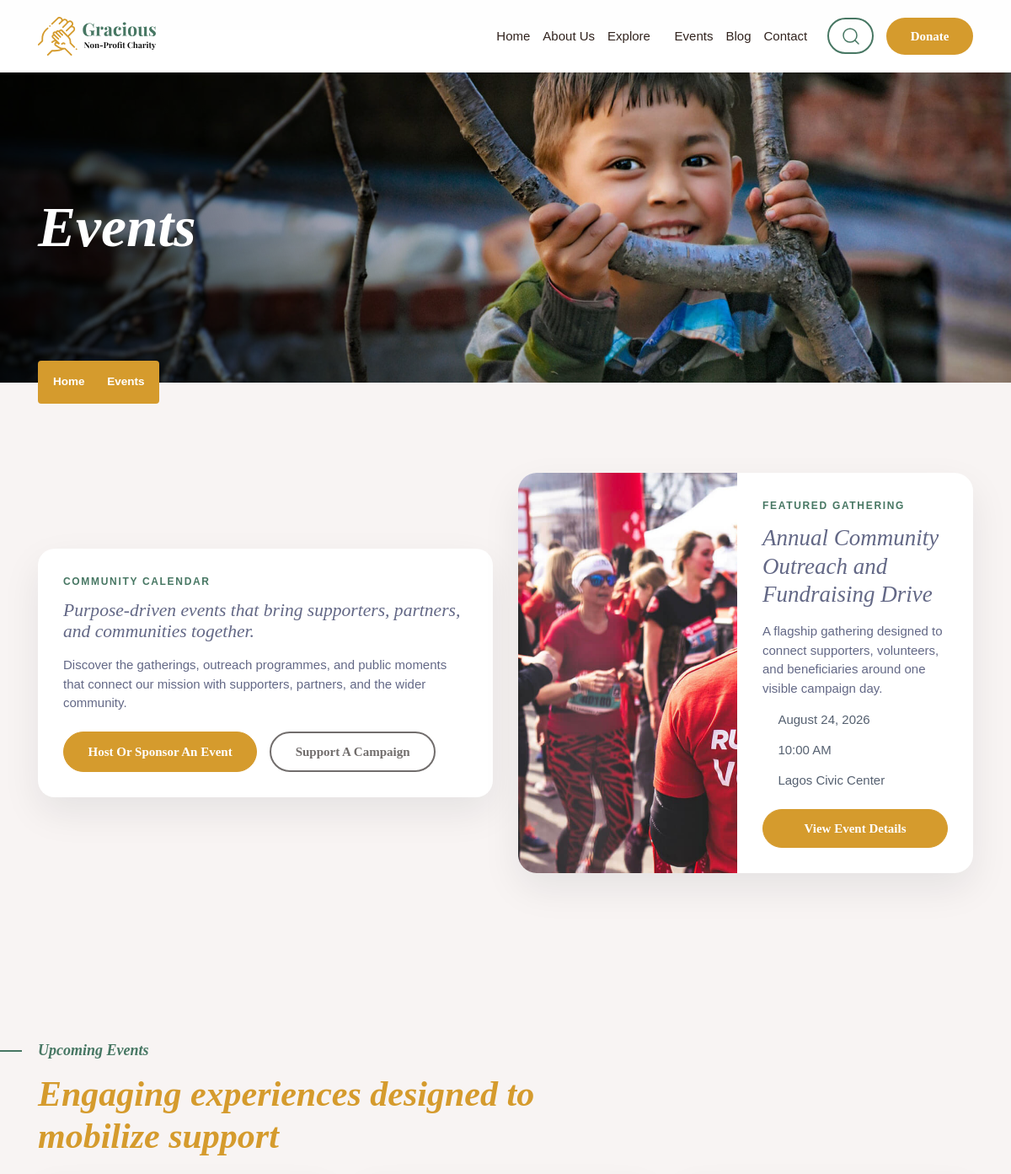
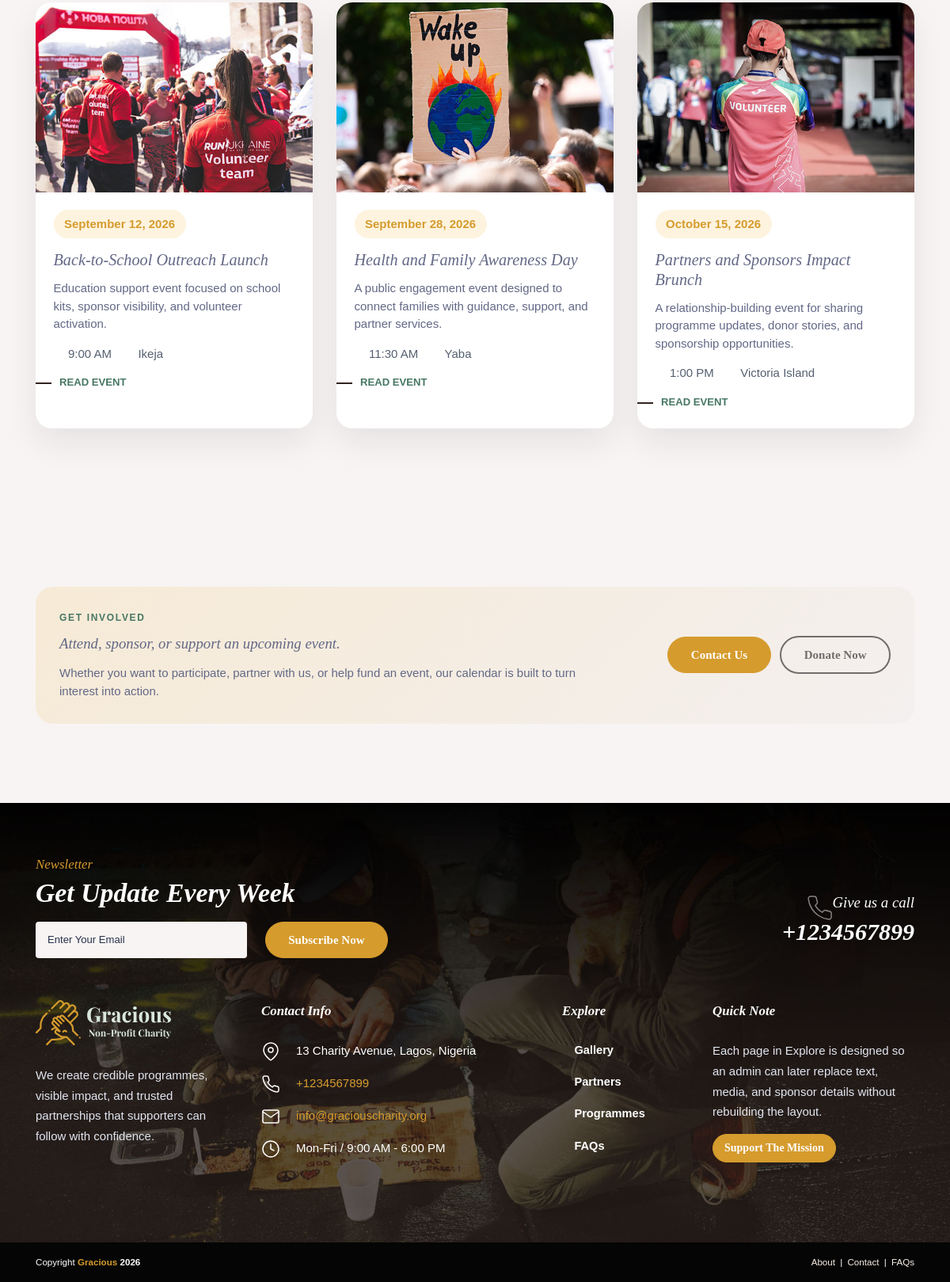
Screenshot of /events.php with the database file from the repository (2 pictures, top to bottom).
### tables this page shows
CREATE TABLE events (
    id BIGINT UNSIGNED AUTO_INCREMENT PRIMARY KEY,
    created_by BIGINT UNSIGNED NULL,
    title VARCHAR(190) NOT NULL,
    slug VARCHAR(190) NOT NULL UNIQUE,
    summary TEXT NULL,
    content LONGTEXT NOT NULL,
    featured_image VARCHAR(255) NULL,
    venue VARCHAR(190) NULL,
    city VARCHAR(120) NULL,
    event_start DATETIME NOT NULL,
    event_end DATETIME NULL,
    registration_url VARCHAR(255) NULL,
    status ENUM('draft', 'published', 'cancelled', 'completed') DEFAULT 'draft',
    is_featured TINYINT(1) DEFAULT 0,
    meta_title VARCHAR(190) NULL,
    meta_description VARCHAR(255) NULL,
    created_at TIMESTAMP DEFAULT CURRENT_TIMESTAMP,
    updated_at TIMESTAMP DEFAULT CURRENT_TIMESTAMP ON UPDATE CURRENT_TIMESTAMP,
    CONSTRAINT fk_events_created_by FOREIGN KEY (created_by) REFERENCES admins(id)
);

### src/App/Database.php (called while the page is built, shortened)
<?php
class Database
{
    private static ?PDO $connection = null;
    public static function config(): array
    {
        return [
            "driver"   => Env::get("DB_DRIVER", "mysql"),
            "host"     => Env::get("DB_HOST", "127.0.0.1"),
            "port"     => Env::get("DB_PORT", "3306"),
            "database" => Env::get("DB_DATABASE", "donation_page"),
            "username" => Env::get("DB_USERNAME", "root"),
            "password" => Env::get("DB_PASSWORD", ""),
            "charset"  => Env::get("DB_CHARSET", "utf8mb4"),
        ];
    }
    public static function dsn(?array $config = null): string
    {
        $config ??= self::config();
        return sprintf(
            "%s:host=%s;port=%s;dbname=%s;charset=%s",
            $config["driver"],
            $config["host"],
            $config["port"],
            $config["database"],
            $config["charset"]
        );
    }
    public static function connection(): ?PDO
    {
        if (self::$connection !== null) return self::$connection;
        try {
            $config = self::config();
            self::$connection = new PDO(
                self::dsn($config),
                $config["username"],
                $config["password"],
                [
                    PDO::ATTR_ERRMODE            => PDO::ERRMODE_EXCEPTION,
                    PDO::ATTR_DEFAULT_FETCH_MODE => PDO::FETCH_ASSOC,
                    PDO::ATTR_EMULATE_PREPARES   => false,
                ]
            );
        } catch (PDOException) {
            self::$connection = null;
        }
        return self::$connection;
    }
    public static function fetchAll(string $sql, array $params = []): array
    {
        $db = self::connection();
        try {
            $stmt = $db->prepare($sql);
            $stmt->execute($params);
            return $stmt->fetchAll() ?: [];
        } catch (PDOException) {
            return [];
        }
    }
    public static function fetchOne(string $sql, array $params = []): ?array
    {
        $db = self::connection();
        try {
            $stmt = $db->prepare($sql);
            $stmt->execute($params);
            $row = $stmt->fetch();
            return $row !== false ? $row : null;
        } catch (PDOException) {
            return null;
        }
    }
}

### src/App/Content.php (called while the page is built, shortened)
<?php
class Content
{
    public static function publishedEvents(int $limit = 10, bool $excludeFeatured = false): array
    {
        $where = "WHERE e.status = 'published'";
        if ($excludeFeatured) $where .= " AND e.is_featured = 0";
        return Database::fetchAll(
            "SELECT e.*, COALESCE(a.full_name, 'Events Desk') AS organizer
             FROM events e
             LEFT JOIN admins a ON a.id = e.created_by
             {$where}
             ORDER BY e.event_start ASC
             LIMIT " . self::sanitizeLimit($limit)
        ) ?: [];
    }
    public static function featuredEvent(): ?array
    {
        return Database::fetchOne(
            "SELECT e.*, COALESCE(a.full_name, 'Events Desk') AS organizer
             FROM events e
             LEFT JOIN admins a ON a.id = e.created_by
             WHERE e.status = 'published' AND e.is_featured = 1
             ORDER BY e.event_start ASC
             LIMIT 1"
        );
    }
    public static function formatEventDate(string $value): string
    {
        $ts = strtotime($value);
        return date("F j, Y", $ts);
    }
    public static function formatEventTime(string $value): string
    {
        $ts = strtotime($value);
        return date("g:i A", $ts);
    }
    private static function sanitizeLimit(int $limit): int
    {
        return max(1, min(1000, $limit));
    }
}

### src/App/Helpers.php (called while the page is built, shortened)
<?php
class Helpers
{
    public static function e(string|int|float|null $value): string
    {
        return htmlspecialchars((string)$value, ENT_QUOTES | ENT_SUBSTITUTE, "UTF-8");
    }
}

### events.php (the view, shortened to what this page needs)
<?php
$featuredEvent = Content::featuredEvent();
$upcomingEvents = Content::publishedEvents(6, true);
require __DIR__ . "/includes/header.php";
?>
<section class="wide-tb-100">
    <div class="container">
        <div class="row align-items-center g-4">
            <div class="col-lg-6">
                <div class="explore-intro-card">
                    <div class="explore-kicker">Community Calendar</div>
                    <h2 class="mb-3">Purpose-driven events that bring supporters, partners, and communities together.</h2>
                    <p class="mb-4">Discover the gatherings, outreach programmes, and public moments that connect our mission with supporters, partners, and the wider community.</p>
                    <div class="d-flex flex-wrap gap-3">
                        <a href="contact-us.php" class="btn btn-default">Host or Sponsor an Event</a>
                        <a href="donation-page.php" class="btn btn-outline-dark">Support a Campaign</a>
                    </div>
                </div>
            </div>
            <?php if ($featuredEvent): ?>
                <div class="col-lg-6">
                    <div class="explore-panel event-hero-panel">
                        <div class="event-hero-image">
                            <img src="<?php echo Helpers::e($featuredEvent["featured_image"] ?? ""); ?>" alt="<?php echo Helpers::e($featuredEvent["title"] ?? ""); ?>">
                        </div>
                        <div class="event-hero-copy">
                            <div class="explore-kicker">Featured Gathering</div>
                            <h3><?php echo Helpers::e($featuredEvent["title"] ?? ""); ?></h3>
                            <p><?php echo Helpers::e($featuredEvent["summary"] ?? ""); ?></p>
                            <div class="event-meta-list">
                                <span><i class="icofont-calendar"></i> <?php echo Helpers::e(Content::formatEventDate($featuredEvent["event_start"] ?? "")); ?></span>
                                <span><i class="icofont-clock-time"></i> <?php echo Helpers::e(Content::formatEventTime($featuredEvent["event_start"] ?? "")); ?></span>
                                <span><i class="icofont-location-pin"></i> <?php echo Helpers::e($featuredEvent["venue"] ?? ""); ?></span>
                            </div>
                            <a href="event.php?slug=<?php echo urlencode($featuredEvent["slug"] ?? ""); ?>" class="btn btn-default mt-4 event-hero-btn">View Event Details</a>
                        </div>
                    </div>
                </div>
            <?php endif; ?>
        </div>
    </div>
</section>
<section class="wide-tb-100 bg-light-gray">
    <div class="container">
        <div class="row align-items-end mb-4">
            <div class="col-lg-7">
                <h1 class="heading-main mb-0">
                    <small>Upcoming Events</small>
                    Engaging experiences designed to mobilize support
                </h1>
            </div>
        </div>
        <div class="row g-4">
            <?php foreach ($upcomingEvents as $event): ?>
                <div class="col-md-6 col-lg-4">
                    <article class="event-card-pro">
                        <a class="event-card-image" href="event.php?slug=<?php echo urlencode($event["slug"] ?? ""); ?>">
                            <img src="<?php echo Helpers::e($event["featured_image"] ?? ""); ?>" alt="<?php echo Helpers::e($event["title"] ?? ""); ?>">
                        </a>
                        <div class="event-card-copy">
                            <div class="event-date-pill"><?php echo Helpers::e(Content::formatEventDate($event["event_start"] ?? "")); ?></div>
                            <h3><a href="event.php?slug=<?php echo urlencode($event["slug"] ?? ""); ?>"><?php echo Helpers::e($event["title"] ?? ""); ?></a></h3>
                            <p><?php echo Helpers::e($event["summary"] ?? ""); ?></p>
                            <div class="event-meta-list compact">
                                <span><i class="icofont-clock-time"></i> <?php echo Helpers::e(Content::formatEventTime($event["event_start"] ?? "")); ?></span>
                                <span><i class="icofont-location-pin"></i> <?php echo Helpers::e($event["city"] ?: $event["venue"] ?? ""); ?></span>
                            </div>
                            <a href="event.php?slug=<?php echo urlencode($event["slug"] ?? ""); ?>" class="read-more-line event-read-more"><span>Read Event</span></a>
                        </div>
                    </article>
                </div>
            <?php endforeach; ?>
        </div>
    </div>
</section>
<section class="wide-tb-100">
    <div class="container">
        <div class="explore-accent-block">
            <div class="row align-items-center g-4">
                <div class="col-lg-8">
                    <div class="explore-kicker">Get Involved</div>
                    <h3 class="mb-3">Attend, sponsor, or support an upcoming event.</h3>
                    <p class="mb-0">Whether you want to participate, partner with us, or help fund an event, our calendar is built to turn interest into action.</p>
                </div>
                <div class="col-lg-4 text-lg-end">
                    <a href="contact-us.php" class="btn btn-default me-2">Contact Us</a>
                    <a href="donation-page.php" class="btn btn-outline-dark">Donate Now</a>
                </div>
            </div>
        </div>
    </div>
</section>
<?php require __DIR__ . "/includes/footer.php"; ?>

### rows the page displays
events: featured_image (picture), title "Annual Community Outreach and Fundraising Drive", summary "A flagship gathering designed to connect supporters, volunteers, and beneficiaries around one visible campaign day.", event_start "August 24, 2026", event_start "10:00 AM", venue "Lagos Civic Center"
events: featured_image (picture), event_start "September 12, 2026", title "Back-to-School Outreach Launch", summary "Education support event focused on school kits, sponsor visibility, and volunteer activation.", event_start "9:00 AM", city "Ikeja"
events: featured_image (picture), event_start "September 28, 2026", title "Health and Family Awareness Day", summary "A public engagement event designed to connect families with guidance, support, and partner services.", event_start "11:30 AM", city "Yaba"
events: featured_image (picture), event_start "October 15, 2026", title "Partners and Sponsors Impact Brunch", summary "A relationship-building event for sharing programme updates, donor stories, and sponsorship opportunities.", event_start "1:00 PM", city "Victoria Island"

### other values shown
$hero_title "Events"
$breadcrumb_title "Events"
